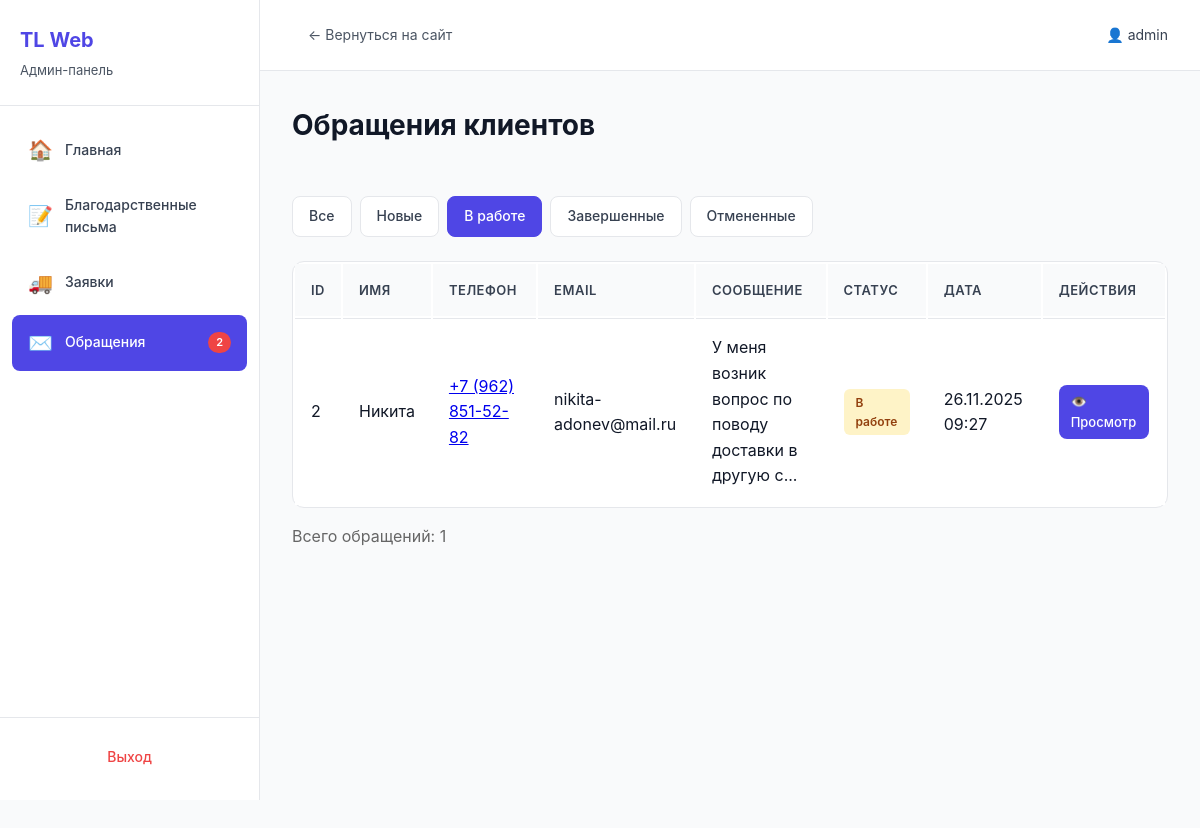
Screenshot of /public/admin/pages/contacts.php?status=in_progress (signed in) with the database file from the repository.
### tables this page shows
CREATE TABLE `contacts` (
  `id` int(11) NOT NULL,
  `name` varchar(255) NOT NULL COMMENT 'Имя',
  `phone` varchar(50) NOT NULL COMMENT 'Телефон',
  `email` varchar(255) DEFAULT NULL COMMENT 'Email',
  `message` text NOT NULL COMMENT 'Сообщение',
  `status` enum('new','in_progress','completed','cancelled') DEFAULT 'new' COMMENT 'Статус обращения',
  `created_at` timestamp NOT NULL DEFAULT current_timestamp() COMMENT 'Дата создания',
  `updated_at` timestamp NOT NULL DEFAULT current_timestamp() ON UPDATE current_timestamp() COMMENT 'Дата обновления'
);

### public/admin/pages/contacts.php (the view, shortened to what this page needs)
<?php
$database = new Database();
$db = $database->getConnection();
$status_filter = $_GET['status'] ?? '';
$query = "SELECT * FROM contacts";
if ($status_filter) {
    $query .= " WHERE status = :status";
}
$query .= " ORDER BY created_at DESC";
$stmt = $db->prepare($query);
if ($status_filter) {
    $stmt->bindParam(':status', $status_filter);
}
$stmt->execute();
$contacts = $stmt->fetchAll(PDO::FETCH_ASSOC);
$count = count($contacts);
?>
<!DOCTYPE html>
<html lang="ru">
<head>
    <link rel="stylesheet" href="../css/admin.css">
</head>
<body>
    <div class="admin-layout">
        <?php include '../includes/sidebar.php'; ?>
        <div class="admin-main">
            <?php include '../includes/header.php'; ?>
            <div class="admin-content">
                <div class="content-header">
                    <h1 class="page-title">Обращения клиентов</h1>
                </div>
                <div class="filters">
                    <a href="contacts.php" class="filter-btn <?php echo !$status_filter ? 'active' : ''; ?>">Все</a>
                    <a href="contacts.php?status=new" class="filter-btn <?php echo $status_filter == 'new' ? 'active' : ''; ?>">Новые</a>
                    <a href="contacts.php?status=in_progress" class="filter-btn <?php echo $status_filter == 'in_progress' ? 'active' : ''; ?>">В работе</a>
                    <a href="contacts.php?status=completed" class="filter-btn <?php echo $status_filter == 'completed' ? 'active' : ''; ?>">Завершенные</a>
                    <a href="contacts.php?status=cancelled" class="filter-btn <?php echo $status_filter == 'cancelled' ? 'active' : ''; ?>">Отмененные</a>
                </div>
                <table class="data-table">
                    <thead>
                        <tr>
                            <th>ID</th>
                            <th>Имя</th>
                            <th>Телефон</th>
                            <th>Email</th>
                            <th>Сообщение</th>
                            <th>Статус</th>
                            <th>Дата</th>
                            <th>Действия</th>
                        </tr>
                    </thead>
                    <tbody>
                        <?php foreach ($contacts as $row): ?>
                        <tr>
                            <td><?php echo $row['id']; ?></td>
                            <td><?php echo htmlspecialchars($row['name']); ?></td>
                            <td><a href="tel:<?php echo htmlspecialchars($row['phone']); ?>"><?php echo htmlspecialchars($row['phone']); ?></a></td>
                            <td><?php echo htmlspecialchars($row['email']); ?></td>
                            <td class="text-preview"><?php echo mb_substr(htmlspecialchars($row['message']), 0, 50); ?>...</td>
                            <td>
                                <?php
                                $status_labels = [
                                    'new' => ['Новое', 'status-new'],
                                    'in_progress' => ['В работе', 'status-progress'],
                                    'completed' => ['Завершено', 'status-completed'],
                                    'cancelled' => ['Отменено', 'status-cancelled']
                                ];
                                $status_info = $status_labels[$row['status']];
                                ?>
                                <span class="status <?php echo $status_info[1]; ?>">
                                    <?php echo $status_info[0]; ?>
                                </span>
                            </td>
                            <td><?php echo date('d.m.Y H:i', strtotime($row['created_at'])); ?></td>
                            <td class="actions">
                                <a href="contact-view.php?id=<?php echo $row['id']; ?>" class="btn btn-view">👁️ Просмотр</a>
                            </td>
                        </tr>
                        <?php endforeach; ?>
                    </tbody>
                </table>
                <?php if ($count > 0): ?>
                <p style="margin-top: 16px; color: #666;">Всего обращений: <?php echo $count; ?></p>
                <?php endif; ?>
            </div>
        </div>
    </div>
</body>
</html>

### public/admin/css/admin.css (style rules this page uses)
* { margin: 0; padding: 0; box-sizing: border-box; }
:root { --primary: #4F46E5; --primary-dark: #4338CA; --success: #10B981; --warning: #F59E0B; --danger: #EF4444; --gray-50: #F9FAFB; --gray-100: #F3F4F6; --gray-200: #E5E7EB; --gray-300: #D1D5DB; --gray-600: #4B5563; --gray-700: #374151; --gray-800: #1F2937; --gray-900: #111827; }
body { font-family: -apple-system, BlinkMacSystemFont, 'Segoe UI', Roboto, 'Helvetica Neue', Arial, sans-serif; background: var(--gray-50); color: var(--gray-900); line-height: 1.6; }
.admin-layout { display: flex; min-height: 100vh; }
.admin-main { flex: 1; margin-left: 260px; display: flex; flex-direction: column; }
.admin-content { padding: 32px; flex: 1; background: var(--gray-50); min-height: 100vh; }
.page-title { font-size: 28px; font-weight: 700; color: var(--gray-900); margin-bottom: 24px; }
.content-header { display: flex; justify-content: space-between; align-items: center; margin-bottom: 24px; background: transparent; }
.btn { padding: 10px 20px; border: none; border-radius: 8px; cursor: pointer; text-decoration: none; display: inline-flex; align-items: center; gap: 8px; font-size: 14px; font-weight: 500; transition: all 0.2s; }
.btn-view { background: var(--primary); color: white; padding: 6px 12px; font-size: 13px; }
.data-table { width: 100%; background: white; border-radius: 12px; overflow: visible; border: 1px solid var(--gray-200); margin-top: 24px; }
.data-table thead { background: var(--gray-50); }
.data-table th { padding: 16px; text-align: left; font-weight: 600; font-size: 13px; color: var(--gray-700); text-transform: uppercase; letter-spacing: 0.5px; background: var(--gray-50); }
.data-table td { padding: 16px; border-top: 1px solid var(--gray-200); color: var(--gray-900); background: white; }
.data-table tbody tr { background: white; }
.text-preview { max-width: 300px; }
.status { padding: 4px 12px; border-radius: 6px; font-size: 12px; font-weight: 600; display: inline-block; }
.status-progress { background: #FEF3C7; color: #92400E; }
.actions { display: flex; gap: 8px; }
.filters { display: flex; gap: 8px; margin-bottom: 24px; flex-wrap: wrap; }
.filter-btn { padding: 8px 16px; border-radius: 8px; text-decoration: none; font-size: 14px; font-weight: 500; color: var(--gray-700); background: white; border: 1px solid var(--gray-200); transition: all 0.2s; }
.filter-btn.active { background: var(--primary); color: white; border-color: var(--primary); }
.data-table tbody tr { display: table-row !important; visibility: visible !important; opacity: 1 !important; }
.data-table tbody td { display: table-cell !important; visibility: visible !important; color: #111827 !important; }

### rows the page displays
contacts: id "2", name "Никита", phone "+7 (962) 851-52-82", email "nikita-adonev@mail.ru", message "У меня возник вопрос по поводу доставки в другую с", status "В работе", created_at "26.11.2025 09:27"

### other values shown
$new_count "2"
$_SESSION['admin_username'] "admin"
$count "1"
